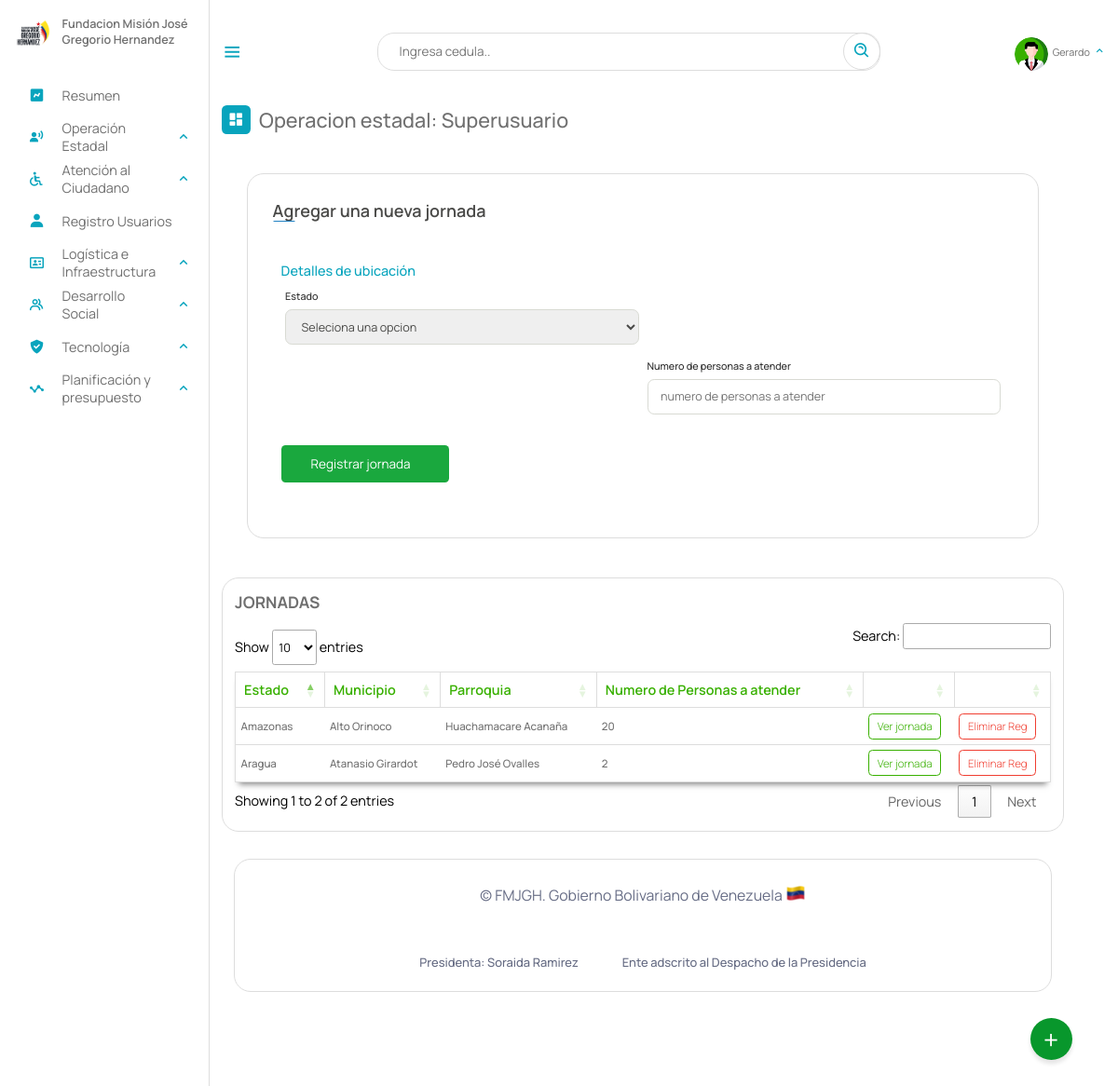
The page /Escritorio/02-jornadas.php (signed in) on the database its author committed.
### tables this page shows
CREATE TABLE `jornada` (
  `id` int(11) NOT NULL AUTO_INCREMENT,
  `estado` varchar(10) NOT NULL,
  `municipio` varchar(20) NOT NULL,
  `parroquia` varchar(10) NOT NULL,
  `numero_personas` int(11) NOT NULL,
  `gerencia` varchar(5) DEFAULT NULL,
  PRIMARY KEY (`id`),
  KEY `municipio` (`municipio`),
  KEY `estado` (`estado`),
  KEY `parroquia` (`parroquia`),
  KEY `gerencia` (`gerencia`),
  CONSTRAINT `jornada_ibfk_1` FOREIGN KEY (`estado`) REFERENCES `estados` (`id_estados`) ON DELETE CASCADE,
  CONSTRAINT `jornada_ibfk_2` FOREIGN KEY (`municipio`) REFERENCES `municipios` (`id_municipios`) ON DELETE CASCADE,
  CONSTRAINT `jornada_ibfk_3` FOREIGN KEY (`parroquia`) REFERENCES `parroquia` (`id`) ON DELETE CASCADE,
  CONSTRAINT `jornada_ibfk_4` FOREIGN KEY (`gerencia`) REFERENCES `gerencia` (`id`) ON DELETE CASCADE ON UPDATE CASCADE
);

CREATE TABLE `estados` (
  `id_estados` varchar(10) NOT NULL,
  `nombre_estado` text NOT NULL,
  PRIMARY KEY (`id_estados`)
);

CREATE TABLE `municipios` (
  `id_municipios` varchar(20) NOT NULL,
  `estado` varchar(10) NOT NULL,
  `nombre` text NOT NULL,
  PRIMARY KEY (`id_municipios`),
  KEY `estado` (`estado`)
);

CREATE TABLE `parroquia` (
  `id` varchar(10) NOT NULL,
  `municipio` varchar(20) NOT NULL,
  `nombre_parroquia` text NOT NULL,
  PRIMARY KEY (`id`),
  KEY `municipio` (`municipio`)
);

### php/02-jornadas.php (called while the page is built, shortened)
<?php
include_once("ManejadorBD.php");
class Jornadas extends ManejadorBD
{
	private $cnn;
	public function __construct($tipoConexion)
	{
		$this->cnn = parent::conectar($tipoConexion);
	}
	public function consultarTodosJornadas()
	{
		try {
			$stmt = $this->cnn->prepare("SELECT jornada.id, estados.nombre_estado, municipios.nombre, parroquia.nombre_parroquia, jornada.numero_personas, jornada.gerencia FROM `jornada`, municipios, estados, parroquia WHERE
				 estados.id_estados = jornada.estado and municipios.id_municipios = jornada.municipio and parroquia.id = jornada.parroquia");
			$stmt->setFetchMode(PDO::FETCH_ASSOC);
			$stmt->execute();
			return $stmt->fetchAll();
		} catch (PDOException $error) {
			echo "Error: ejecutando consulta SQL." . $error->getMessage();
			exit();
		}
	}
}

### php/ManejadorBD.php (called while the page is built, shortened)
<?php
	class ManejadorBD extends PDO {
		public $srv	= SRV;
		public $usr	= USR;
		public $pas	= PAS;
		public $dbn	= BDN;
		public function conectar($tipoConexion){
			try{
				switch ($tipoConexion) {
				    case 1:
				        $dsn = "mysql:host=$this->srv;dbname=$this->dbn";
				        break;
				}
				$dbh = new PDO($dsn, $this->usr, $this->pas);
    			$dbh->setAttribute(PDO::ATTR_ERRMODE, PDO::ERRMODE_EXCEPTION);
			}catch(PDOException $error){
                echo "Error al Conectar con la Base de Datos: ".$error->getMessage();
                exit();
			}
            $this->conexionBD = $dbh;
			return $this->conexionBD;
		}
	}
?>

### Escritorio/02-jornadas.php (the view, shortened to what this page needs)
<?php
include_once("partearriba.php");
?>
<link rel="stylesheet" type="text/css" href="https://cdn.datatables.net/1.11.3/css/jquery.dataTables.min.css">
<div class="dash-contenido">
    <div class="overview">
        <div class="titulo">
            <i class='bx bxs-dashboard'> </i>
            <span class="link-name">Operacion estadal: <?php echo $rol ?></span>
        </div>
    </div>
    <div class="cont-registro">
        <div class="container">
            <header>
                Agregar una nueva jornada
            </header>
            <form action="" method="post" class="dos">
                <div class="form first">
                    <div class="details personal">
                        <span class="title">Detalles de ubicación</span>
                        <div class="fields">
                            <div class="input-field">
                                <label>Estado</label>
                                <select name="estado" id="estado" require>
                                    <option value="0">Seleciona una opcion</option>
                                </select>
                            </div>
                            <div class="input-field dos">
                                <label>Numero de personas a atender</label>
                                <input type="number" placeholder="numero de personas a atender" required name="personas_atender" id="personas_atender">
                            </div>
                        </div>
                    </div>
                </div>
                <button class="nextBtn" name="registro" id="registro">
                    <span class="btnText">Registrar jornada</span>
                </button>
        </div>
    </div>
    <div class="tabla-atencion">
        <h2>JORNADAS </h2>
        <table id="atencion">
            <thead>
                <tr>
                    <th>Estado</th>
                    <th>Municipio</th>
                    <th>Parroquia</th>
                    <th>Numero de Personas a atender</th>
                    <th></th>
                    <th></th>
                </tr>
            </thead>
            <tbody>
                <?php
                include_once("../php/02-jornadas.php");
                $aten = new Jornadas(1);
                $consulta = $aten->consultarTodosJornadas();
                if ($consulta) {
                    foreach ($consulta as $registros) {
                        if ($registros["gerencia"] == $gerencia || $rol=="Superusuario") {
                ?>
                            <tr>
                                <td><?php echo $registros["nombre_estado"] ?></td>
                                <td><?php echo $registros["nombre"] ?></td>
                                <td><?php echo $registros["nombre_parroquia"] ?></td>
                                <td><?php echo $registros["numero_personas"] ?></td>
                                <td><a href="02-AsignarJornada.php?id=<?php echo $registros["id"] ?>">Ver jornada</a></td>
                                <?php if ($rol == "Superusuario") { ?>
                                    <td><a onClick="eliminar(<?php echo $registros["id"] ?>)" class="eliminar">Eliminar Reg</a></td>
                                <?php }else{
                                    echo "<td></td>";
                                } ?>
                            </tr>
                <?php
                        }
                    }
                }
                ?>
            </tbody>
        </table>
    </div>
</div>
<?php
include_once("parteabajo.php");
?>

### Escritorio/estilo.css (style rules this page uses)
* { font-family: 'Manrope', sans-serif; margin: 0; padding: 0; box-sizing: border-box; scroll-behavior: smooth; }
:root { --body-color: ; --tran-03:all 0.2 ease ; --tran-03:all 0.3s ease ; --tran-03:all 0.4s ease ; --tran-03:all 0.5s ease ; }
body { height: 100vh; background-color: #fff; }
.menu-dash .dash-contenido { padding-top: 45px; }
.menu-dash .titulo { display: flex; align-items: center; margin: 70px 0 30px 0; }
.menu-dash .titulo i { position: relative; height: 35px; width: 35px; background-color: #08A4BD; border-radius: 6px; color: #fff; display: flex; align-items: center; justify-content: center; font-size: 20px; }
.menu-dash .titulo .link-name { font-size: 24PX; font-weight: 500; color: #707070; margin-left: 10px; }
.cont-registro { background-color: white; max-width: 100%; margin-top: 2rem ; border-radius: 20px; padding: 15px; }
.container { background-color: #fff; border: 1px solid #ddd; max-width: 100%; border-radius: 20px; padding: 30px; margin: 0 15px; }
.container header { position: relative; font-size: 20px; font-weight: 600; color: #4a4a48; }
.container header::before { content: ""; position: absolute; bottom: -2px; left: 0; height: 3px; width: 27px; border-radius: 8px; background-color: #2081c3; }
.container form { position: relative; margin-top: 16px; padding: 10px; background-color: #fff; }
.first { height: auto; }
.container form.dos { position: relative; margin-top: 0px; padding: 10px; min-height: 100px; background-color: #fff; }
.container form .details { margin-top: 30px; display: flex; flex-direction: column; }
.container form .title { display: block; margin-bottom: 8px; font-size: 16px; font-weight: 500; margin: 6px 0; color: #08A4BD; }
.container form .fields { display: flex; align-items: center; justify-content: space-between; flex-wrap: wrap; }
form .fields .input-field { display: flex; width: calc(100%/3 - 20px); flex-direction: column; margin: 4px 5px; flex-grow: 400; flex-basis: 400px; }
.input-field label { font-size: 12px; font-weight: 500; color: #2e2e2e; }
.input-field input, select { outline: none; font-size: 14px; font-weight: 400; color: #4A4A48; border: 1px solid #D8DAD3; border-radius: 8px ; height: 42px; margin: 8px 0; padding: 0 15px; }
.container form button { display: flex; color: #fff; align-items: center; justify-content: center; height: 45px; font-weight: 400; max-width: 200px; width: 100%; border: none; border-radius: 5px; outline: none; background-color:#1AA83E; margin: 25px 0; transition: all 0.3 linear; cursor: pointer; gap: 10px; }
.container form .btnText { font-size: 15px; }
table { width: 100%; }

### Escritorio/dash.css (style rules this page uses)
.dash-contenido .tabla-atencion { margin-top: 2rem; border: 1px solid #ddd; border-radius: 20px; padding: 15px; display: flex; flex-direction: column; justify-content: start; align-items: self-start; overflow: auto; }
.dash-contenido .tabla-atencion h2 { margin-bottom: 0.8rem; font-size: 1.2rem; color: #707070; }
.dash-contenido .tabla-atencion table { background-color: #fff; box-shadow: 0 6px 7px -4px rgba(0, 0, 0, 0.5); width: 100%; border: 1px solid #ddd; text-align: left; color: #707070; font-size: 1rem; border-collapse: collapse; transition: .8s; }
.dash-contenido .tabla-atencion table thead th { color: #38b000; font-weight: 600; border: solid 1px #ddd; padding: 10px; }
.dash-contenido .tabla-atencion table tbody td { font-size: .8rem; font-weight: 500; padding: 6px; border-bottom: 1px solid #ddd; }
.dash-contenido .tabla-atencion table tbody td a { max-width: 90%; text-decoration: none; background-color: #fff; font-weight: 300; padding: 6px; color: #38b000; border-radius: 5px; border: 1px solid #38b000; text-align: center; transition: 0.8s ease; display: flex; justify-content: center; flex-wrap: nowrap; }
.dash-contenido .tabla-atencion table tbody td a.eliminar { cursor: pointer; border: 1px solid #f03e31; color: #f03e31; display: flex; justify-content: center; flex-wrap: nowrap; }
.title { color: #111827; font-size: 1rem; font-weight: 600; line-height: 1.5rem; }
.title { display: flex; align-items: center; }
table.dataTable.no-footer { width: 100%; }

### Escritorio/02-buttons/01-buttons.css (style rules this page uses)
body { margin: 0; padding: 0; }

### rows shown on the page
jornada: estado.nombre_estado "Amazonas", municipio.nombre "Alto Orinoco", parroquia.nombre_parroquia "Huachamacare Acanaña", numero_personas "20"
jornada: estado.nombre_estado "Aragua", municipio.nombre "Atanasio Girardot", parroquia.nombre_parroquia "Pedro José Ovalles", numero_personas "2"

### other values the page prints
$NombreUsuarioActivo "Gerardo"
$rol "Superusuario"
